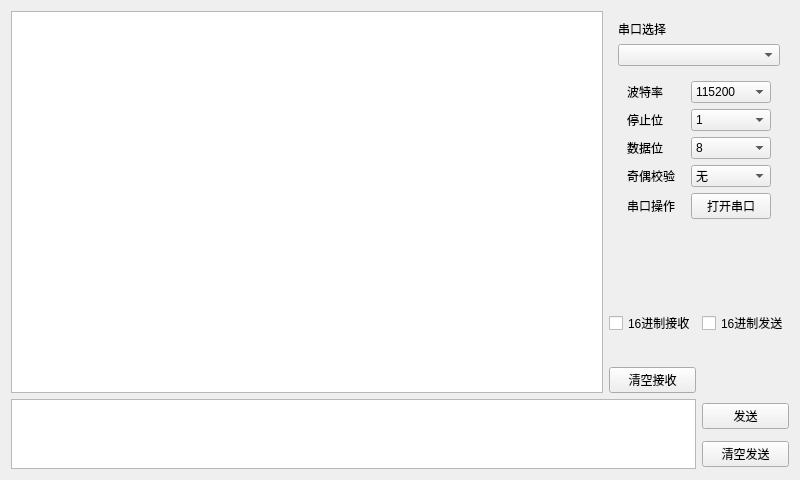
<?xml version="1.0" encoding="UTF-8"?>
<ui version="4.0">
 <class>Widget</class>
 <widget class="QWidget" name="Widget">
  <property name="geometry">
   <rect>
    <x>0</x>
    <y>0</y>
    <width>800</width>
    <height>480</height>
   </rect>
  </property>
  <property name="windowTitle">
   <string>Widget</string>
  </property>
  <layout class="QGridLayout" name="gridLayout_2">
   <item row="6" column="2">
    <widget class="QPushButton" name="btnClearSend">
     <property name="text">
      <string>清空发送</string>
     </property>
    </widget>
   </item>
   <item row="2" column="2">
    <widget class="QCheckBox" name="chkSend">
     <property name="text">
      <string>16进制发送</string>
     </property>
    </widget>
   </item>
   <item row="5" column="2">
    <widget class="QPushButton" name="btnSend">
     <property name="text">
      <string>发送</string>
     </property>
    </widget>
   </item>
   <item row="0" column="1" colspan="2">
    <widget class="QWidget" name="widget_1" native="true">
     <layout class="QVBoxLayout" name="verticalLayout">
      <item>
       <widget class="QLabel" name="lblSerialPort">
        <property name="text">
         <string>串口选择</string>
        </property>
       </widget>
      </item>
      <item>
       <widget class="myComboBox" name="cmbSerialPort"/>
      </item>
      <item>
       <widget class="QWidget" name="widget_2" native="true">
        <layout class="QGridLayout" name="gridLayout">
         <item row="0" column="0">
          <widget class="QLabel" name="lblBaudRate">
           <property name="text">
            <string>波特率</string>
           </property>
          </widget>
         </item>
         <item row="0" column="1">
          <widget class="QComboBox" name="cmbBaudRate">
           <property name="currentIndex">
            <number>2</number>
           </property>
           <item>
            <property name="text">
             <string>9600</string>
            </property>
           </item>
           <item>
            <property name="text">
             <string>38400</string>
            </property>
           </item>
           <item>
            <property name="text">
             <string>115200</string>
            </property>
           </item>
          </widget>
         </item>
         <item row="1" column="0">
          <widget class="QLabel" name="lblStop">
           <property name="text">
            <string>停止位</string>
           </property>
          </widget>
         </item>
         <item row="1" column="1">
          <widget class="QComboBox" name="cmbStop">
           <item>
            <property name="text">
             <string>1</string>
            </property>
           </item>
           <item>
            <property name="text">
             <string>1.5</string>
            </property>
           </item>
           <item>
            <property name="text">
             <string>2</string>
            </property>
           </item>
          </widget>
         </item>
         <item row="2" column="0">
          <widget class="QLabel" name="lblData">
           <property name="text">
            <string>数据位</string>
           </property>
          </widget>
         </item>
         <item row="2" column="1">
          <widget class="QComboBox" name="cmbData">
           <property name="currentIndex">
            <number>3</number>
           </property>
           <item>
            <property name="text">
             <string>5</string>
            </property>
           </item>
           <item>
            <property name="text">
             <string>6</string>
            </property>
           </item>
           <item>
            <property name="text">
             <string>7</string>
            </property>
           </item>
           <item>
            <property name="text">
             <string>8</string>
            </property>
           </item>
          </widget>
         </item>
         <item row="3" column="0">
          <widget class="QLabel" name="lblCheck">
           <property name="text">
            <string>奇偶校验</string>
           </property>
          </widget>
         </item>
         <item row="3" column="1">
          <widget class="QComboBox" name="cmbCheck">
           <item>
            <property name="text">
             <string>无</string>
            </property>
           </item>
           <item>
            <property name="text">
             <string>奇校验</string>
            </property>
           </item>
           <item>
            <property name="text">
             <string>偶校验</string>
            </property>
           </item>
          </widget>
         </item>
         <item row="4" column="0">
          <widget class="QLabel" name="lblSwitch">
           <property name="text">
            <string>串口操作</string>
           </property>
          </widget>
         </item>
         <item row="4" column="1">
          <widget class="QPushButton" name="btnSwitch">
           <property name="text">
            <string>打开串口</string>
           </property>
          </widget>
         </item>
        </layout>
       </widget>
      </item>
     </layout>
    </widget>
   </item>
   <item row="5" column="0" rowspan="2" colspan="2">
    <widget class="QPlainTextEdit" name="txtSend"/>
   </item>
   <item row="2" column="1">
    <widget class="QCheckBox" name="chkRec">
     <property name="text">
      <string>16进制接收</string>
     </property>
    </widget>
   </item>
   <item row="4" column="1">
    <widget class="QPushButton" name="btnClearRec">
     <property name="text">
      <string>清空接收</string>
     </property>
    </widget>
   </item>
   <item row="0" column="0" rowspan="5">
    <widget class="QPlainTextEdit" name="txtRec">
     <property name="readOnly">
      <bool>true</bool>
     </property>
    </widget>
   </item>
   <item row="1" column="1">
    <spacer name="verticalSpacer">
     <property name="orientation">
      <enum>Qt::Vertical</enum>
     </property>
     <property name="sizeHint" stdset="0">
      <size>
       <width>20</width>
       <height>40</height>
      </size>
     </property>
    </spacer>
   </item>
   <item row="3" column="1">
    <spacer name="verticalSpacer_2">
     <property name="orientation">
      <enum>Qt::Vertical</enum>
     </property>
     <property name="sizeType">
      <enum>QSizePolicy::Fixed</enum>
     </property>
     <property name="sizeHint" stdset="0">
      <size>
       <width>20</width>
       <height>20</height>
      </size>
     </property>
    </spacer>
   </item>
  </layout>
 </widget>
 <customwidgets>
  <customwidget>
   <class>myComboBox</class>
   <extends>QComboBox</extends>
   <header>mycombobox.h</header>
  </customwidget>
 </customwidgets>
 <resources/>
 <connections/>
</ui>
